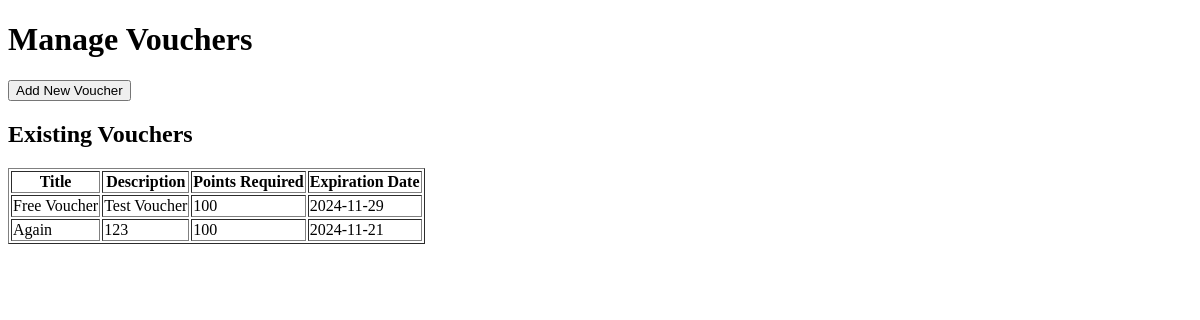
Page /navbar/voucher.php on the earlier database version.
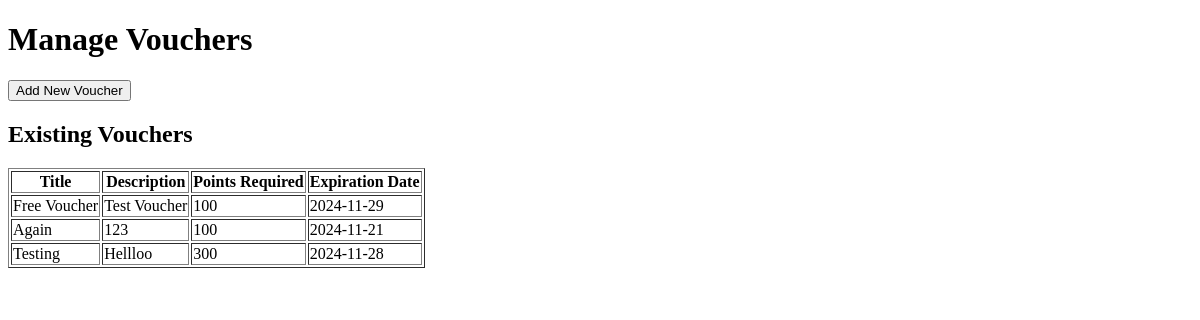
Same page on the later database version.
### tables this page shows
CREATE TABLE `voucher` (
  `voucher_id` int(11) NOT NULL,
  `voucher_title` varchar(255) DEFAULT NULL,
  `description` text DEFAULT NULL,
  `points_required` int(11) NOT NULL,
  `expiration_date` date DEFAULT NULL,
  `voucher_code` varchar(255) DEFAULT NULL
);

### class/voucherclass.php (called while the page is built, shortened)
<?php
class Voucher {
    private $DB_SERVER = 'localhost';
    private $DB_USERNAME = 'root';
    private $DB_PASSWORD = '';
    private $DB_DATABASE = 'delossantosd262_chariseek';
    private $conn;
    public function __construct() {
        $this->conn = new mysqli($this->DB_SERVER, $this->DB_USERNAME, $this->DB_PASSWORD, $this->DB_DATABASE);
    }
    public function getAllVouchers() {
        $query = "SELECT * FROM voucher";
        $result = $this->conn->query($query);
        $vouchers = [];
        if ($result->num_rows > 0) {
            while ($row = $result->fetch_assoc()) {
                $vouchers[] = $row;
            }
        }
        return $vouchers;
    }
}

### navbar/voucher.php (the view, shortened to what this page needs)
<!DOCTYPE html>
<html lang="en">
<head>
</head>
<body>
    <h1>Manage Vouchers</h1>
    <button onclick="openModal()">Add New Voucher</button>
    <h2>Existing Vouchers</h2>
    <table border="1">
        <thead>
            <tr>
                <th>Title</th>
                <th>Description</th>
                <th>Points Required</th>
                <th>Expiration Date</th>
            </tr>
        </thead>
        <tbody>
            <?php
            require_once 'class/voucherclass.php';
            $voucherClass = new Voucher();
            $vouchers = $voucherClass->getAllVouchers();
            foreach ($vouchers as $voucher) {
                echo "<tr>";
                echo "<td>" . htmlspecialchars($voucher['voucher_title']) . "</td>";
                echo "<td>" . htmlspecialchars($voucher['description']) . "</td>";
                echo "<td>" . htmlspecialchars($voucher['points_required']) . "</td>";
                echo "<td>" . htmlspecialchars($voucher['expiration_date']) . "</td>";
                echo "</tr>";
            }
            ?>
        </tbody>
    </table>
</body>
</html>

Differences in the rows shown:
added voucher: voucher_title "Testing", description "Hellloo", points_required "300", expiration_date "2024-11-28"
